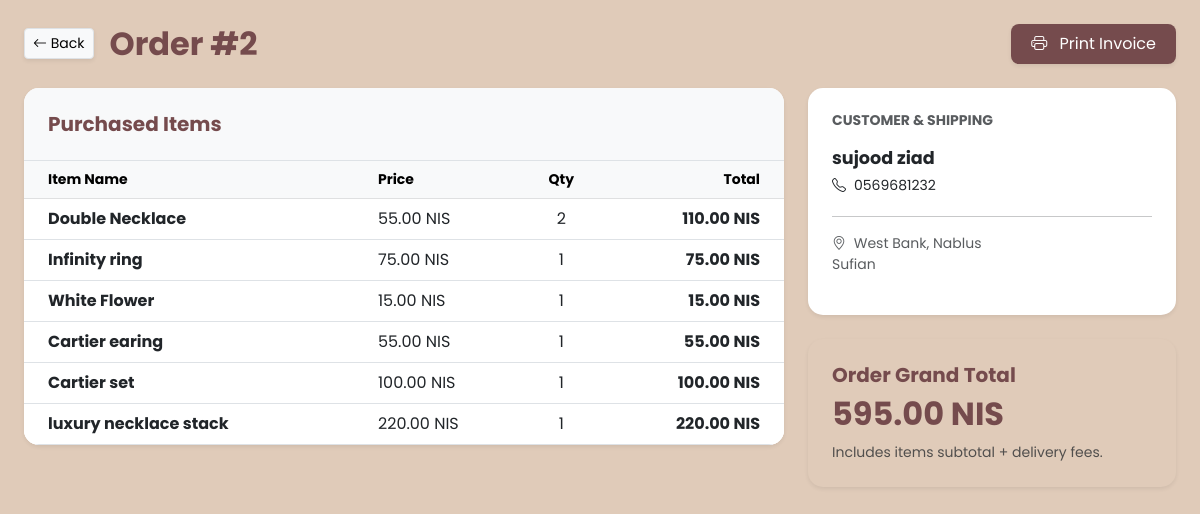
Page /web2026/admin/order-details.php?id=2 on the committed database.
### tables this page shows
CREATE TABLE `orders` (
  `id` int(11) NOT NULL,
  `customer_name` varchar(255) NOT NULL,
  `customer_email` varchar(255) DEFAULT NULL,
  `customer_phone` varchar(50) NOT NULL,
  `location` varchar(100) NOT NULL,
  `city` varchar(100) NOT NULL,
  `address` text NOT NULL,
  `total_amount` decimal(10,2) NOT NULL,
  `order_items` text NOT NULL,
  `status` varchar(50) DEFAULT 'Pending',
  `created_at` timestamp NOT NULL DEFAULT current_timestamp()
);

### web2026/admin/order-details.php (the view, shortened to what this page needs)
<?php
global $conn;
$id = (int)$_GET['id'];
$order_query = mysqli_query($conn, "SELECT * FROM `orders` WHERE id = $id");
$order = mysqli_fetch_assoc($order_query);
$items = json_decode($order['order_items'], true);
?>
<!DOCTYPE html>
<html lang="en">
<head>
    <link href="https://cdn.jsdelivr.net/npm/bootstrap@5.3.0/dist/css/bootstrap.min.css" rel="stylesheet">
    <link rel="stylesheet" href="https://cdn.jsdelivr.net/npm/bootstrap-icons@1.11.0/font/bootstrap-icons.css">
    <link rel="stylesheet" href="css/admin-style.css">
</head>
<body>
<div class="container-fluid">
    <div class="row flex-column flex-md-row">
    <main class="col-md-12 px-md-4 py-4">
            <div class="d-flex justify-content-between align-items-center mb-4 no-print">
                <div class="d-flex align-items-center">
                    <a href="orders.php" class="btn btn-sm btn-light me-3 shadow-sm text-plum-wine border"><i class="bi bi-arrow-left"></i> Back</a>
                    <h2 class="fw-bold mb-0 text-plum-wine">Order #<?php echo $id; ?></h2>
                </div>
                <button onclick="window.print()" class="btn-print shadow-sm">
                    <i class="bi bi-printer me-2"></i> Print Invoice
                </button>
            </div>
            <div class="row">
                <div class="col-md-8">
                    <div class="card border-0 shadow-sm mb-4" style="border-radius: 15px; overflow: hidden;">
                        <div class="p-4 border-bottom bg-light">
                            <h5 class="fw-bold mb-0 text-plum-wine">Purchased Items</h5>
                        </div>
                        <div class="table-responsive">
                            <table class="table align-middle mb-0">
                                <thead class="table-light">
                                <tr class="small text-muted">
                                    <th class="ps-4">Item Name</th>
                                    <th>Price</th>
                                    <th class="text-center">Qty</th>
                                    <th class="text-end pe-4">Total</th>
                                </tr>
                                </thead>
                                <tbody>
                                <?php if($items): foreach($items as $item): ?>
                                    <tr>
                                        <td class="ps-4">
                                            <div class="fw-bold text-plum-wine"><?php echo htmlspecialchars($item['name']); ?></div>
                                        </td>
                                        <td><?php echo number_format($item['price'], 2); ?> NIS</td>
                                        <td class="text-center"><?php echo $item['qty']; ?></td>
                                        <td class="text-end pe-4 fw-bold"><?php echo number_format($item['price'] * $item['qty'], 2); ?> NIS</td>
                                    </tr>
                                <?php endforeach; endif; ?>
                                </tbody>
                            </table>
                        </div>
                    </div>
                </div>
                <div class="col-md-4">
                    <div class="card p-4 border-0 shadow-sm mb-4" style="border-radius: 15px;">
                        <h6 class="fw-bold text-muted mb-3 text-uppercase small">Customer & Shipping</h6>
                        <p class="mb-1 fw-bold text-plum-wine" style="font-size: 1.1rem;"><?php echo htmlspecialchars($order['customer_name']); ?></p>
                        <p class="mb-1 small"><i class="bi bi-telephone me-2"></i><?php echo $order['customer_phone']; ?></p>
                        <hr class="text-rosewater">
                        <p class="small text-muted">
                            <i class="bi bi-geo-alt me-1"></i>
                            <?php echo $order['location']; ?>, <?php echo $order['city']; ?><br>
                            <?php echo htmlspecialchars($order['address']); ?>
                        </p>
                    </div>
                    <div class="card p-4 border-0 shadow-sm" style="background: var(--china-doll); border-radius: 15px;">
                        <h5 class="fw-bold text-plum-wine mb-2">Order Grand Total</h5>
                        <h2 class="fw-bold text-plum-wine"><?php echo number_format($order['total_amount'], 2); ?> NIS</h2>
                        <small class="text-muted">Includes items subtotal + delivery fees.</small>
                    </div>
                </div>
            </div>
        </main>
    </div>
</div>
</body>
</html>

### web2026/admin/css/admin-style.css (style rules this page uses)
:root { --plum-wine: #754B4D; --copper-rose: #A86A65; --dusty-rose: #AB8882; --rosewater: #D8A694; --china-doll: #E0CBB9; --white: #ffffff; }
body { font-family: 'Poppins', sans-serif; background-color: var(--china-doll); color: var(--plum-wine); }
.card { border: none; border-radius: 12px; background: var(--white); box-shadow: 0 4px 12px rgba(117, 75, 77, 0.1); }
.card h2, .card h5 { color: var(--plum-wine); }
.table thead { background-color: var(--rosewater); color: var(--plum-wine); }
.table tbody { background-color: var(--white); }

### web2026/admin/order-details.php (style rules this page uses)
.btn-print { background-color: var(--plum-wine); color: white; border: none; padding: 8px 20px; border-radius: 8px; transition: 0.3s; }

### rows in the picture
orders: customer_name "sujood ziad", customer_phone "0569681232", location "West Bank", city "Nablus", address "Sufian", total_amount "595.00"

### other values in the picture
$id "2"
$item['name'] "Double Necklace"
$item['price'] "55.00"
$item['qty'] "2"
$item['price'] * $item['qty'] "110.00"
$item['name'] "Infinity ring"
$item['price'] "75.00"
$item['qty'] "1"
$item['price'] * $item['qty'] "75.00"
$item['name'] "White Flower"
$item['price'] "15.00"
$item['price'] * $item['qty'] "15.00"
$item['name'] "Cartier earing"
$item['price'] * $item['qty'] "55.00"
$item['name'] "Cartier set"
